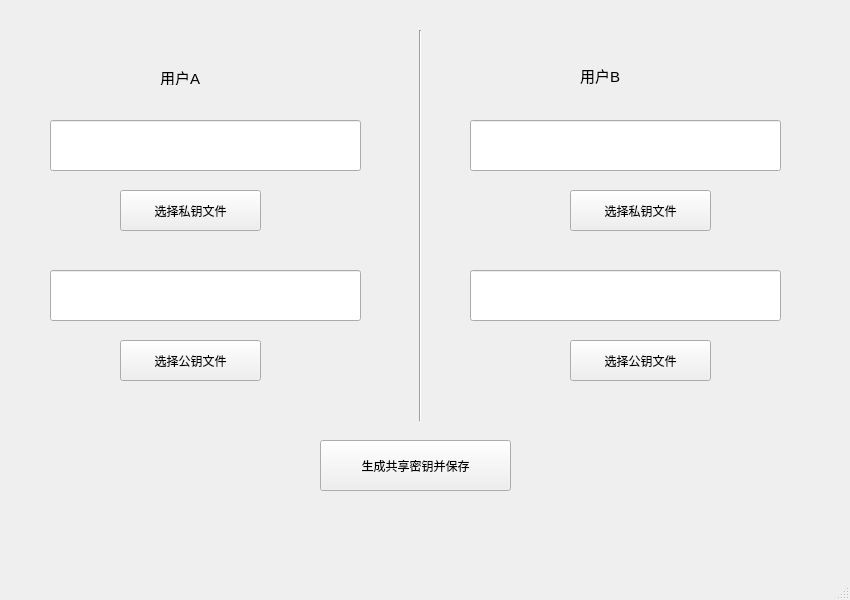
<?xml version="1.0" encoding="UTF-8"?>
<ui version="4.0">
 <class>key_change</class>
 <widget class="QMainWindow" name="key_change">
  <property name="geometry">
   <rect>
    <x>0</x>
    <y>0</y>
    <width>850</width>
    <height>600</height>
   </rect>
  </property>
  <property name="windowTitle">
   <string>密钥交换</string>
  </property>
  <widget class="QWidget" name="centralwidget">
   <widget class="QPushButton" name="btn_key_change_get_shared_key">
    <property name="geometry">
     <rect>
      <x>320</x>
      <y>440</y>
      <width>191</width>
      <height>51</height>
     </rect>
    </property>
    <property name="text">
     <string>生成共享密钥并保存</string>
    </property>
    <property name="icon">
     <iconset resource="resources.qrc">
      <normaloff>:/icons/icons/-_另存为.png</normaloff>:/icons/icons/-_另存为.png</iconset>
    </property>
    <property name="iconSize">
     <size>
      <width>30</width>
      <height>30</height>
     </size>
    </property>
   </widget>
   <widget class="QLabel" name="label_2">
    <property name="geometry">
     <rect>
      <x>160</x>
      <y>70</y>
      <width>72</width>
      <height>15</height>
     </rect>
    </property>
    <property name="font">
     <font>
      <family>Arial</family>
      <pointsize>11</pointsize>
     </font>
    </property>
    <property name="text">
     <string>用户A</string>
    </property>
   </widget>
   <widget class="Line" name="line">
    <property name="geometry">
     <rect>
      <x>410</x>
      <y>30</y>
      <width>20</width>
      <height>391</height>
     </rect>
    </property>
    <property name="orientation">
     <enum>Qt::Vertical</enum>
    </property>
   </widget>
   <widget class="QLabel" name="label_3">
    <property name="geometry">
     <rect>
      <x>580</x>
      <y>65</y>
      <width>72</width>
      <height>20</height>
     </rect>
    </property>
    <property name="font">
     <font>
      <family>Arial</family>
      <pointsize>11</pointsize>
     </font>
    </property>
    <property name="text">
     <string>用户B</string>
    </property>
   </widget>
   <widget class="QPushButton" name="btn_key_change_cho_pri_file_1">
    <property name="geometry">
     <rect>
      <x>120</x>
      <y>190</y>
      <width>141</width>
      <height>41</height>
     </rect>
    </property>
    <property name="font">
     <font>
      <family>Arial</family>
      <pointsize>9</pointsize>
     </font>
    </property>
    <property name="text">
     <string>选择私钥文件</string>
    </property>
    <property name="icon">
     <iconset resource="resources.qrc">
      <normaloff>:/icons/icons/-_打开项目.png</normaloff>:/icons/icons/-_打开项目.png</iconset>
    </property>
   </widget>
   <widget class="CustomLineEdit" name="lineEdit_key_change_dir_pri_file_1">
    <property name="geometry">
     <rect>
      <x>50</x>
      <y>120</y>
      <width>311</width>
      <height>51</height>
     </rect>
    </property>
   </widget>
   <widget class="QPushButton" name="btn_key_change_cho_pub_file_1">
    <property name="geometry">
     <rect>
      <x>120</x>
      <y>340</y>
      <width>141</width>
      <height>41</height>
     </rect>
    </property>
    <property name="text">
     <string>选择公钥文件</string>
    </property>
    <property name="icon">
     <iconset resource="resources.qrc">
      <normaloff>:/icons/icons/-_打开项目.png</normaloff>:/icons/icons/-_打开项目.png</iconset>
    </property>
   </widget>
   <widget class="CustomLineEdit" name="lineEdit_key_change_dir_pub_file_1">
    <property name="geometry">
     <rect>
      <x>50</x>
      <y>270</y>
      <width>311</width>
      <height>51</height>
     </rect>
    </property>
   </widget>
   <widget class="QPushButton" name="btn_key_change_cho_pri_file_2">
    <property name="geometry">
     <rect>
      <x>570</x>
      <y>190</y>
      <width>141</width>
      <height>41</height>
     </rect>
    </property>
    <property name="text">
     <string>选择私钥文件</string>
    </property>
    <property name="icon">
     <iconset resource="resources.qrc">
      <normaloff>:/icons/icons/-_打开项目.png</normaloff>:/icons/icons/-_打开项目.png</iconset>
    </property>
   </widget>
   <widget class="QPushButton" name="btn_key_change_cho_pub_file_2">
    <property name="geometry">
     <rect>
      <x>570</x>
      <y>340</y>
      <width>141</width>
      <height>41</height>
     </rect>
    </property>
    <property name="text">
     <string>选择公钥文件</string>
    </property>
    <property name="icon">
     <iconset resource="resources.qrc">
      <normaloff>:/icons/icons/-_打开项目.png</normaloff>:/icons/icons/-_打开项目.png</iconset>
    </property>
   </widget>
   <widget class="CustomLineEdit" name="lineEdit_key_change_dir_pub_file_2">
    <property name="geometry">
     <rect>
      <x>470</x>
      <y>270</y>
      <width>311</width>
      <height>51</height>
     </rect>
    </property>
   </widget>
   <widget class="CustomLineEdit" name="lineEdit_key_change_dir_pri_file_2">
    <property name="geometry">
     <rect>
      <x>470</x>
      <y>120</y>
      <width>311</width>
      <height>51</height>
     </rect>
    </property>
   </widget>
  </widget>
  <widget class="QMenuBar" name="menubar">
   <property name="geometry">
    <rect>
     <x>0</x>
     <y>0</y>
     <width>850</width>
     <height>26</height>
    </rect>
   </property>
  </widget>
  <widget class="QStatusBar" name="statusbar"/>
 </widget>
 <customwidgets>
  <customwidget>
   <class>CustomLineEdit</class>
   <extends>QLineEdit</extends>
   <header location="global">customlineedit.h</header>
  </customwidget>
 </customwidgets>
 <resources>
  <include location="resources.qrc"/>
 </resources>
 <connections/>
</ui>
